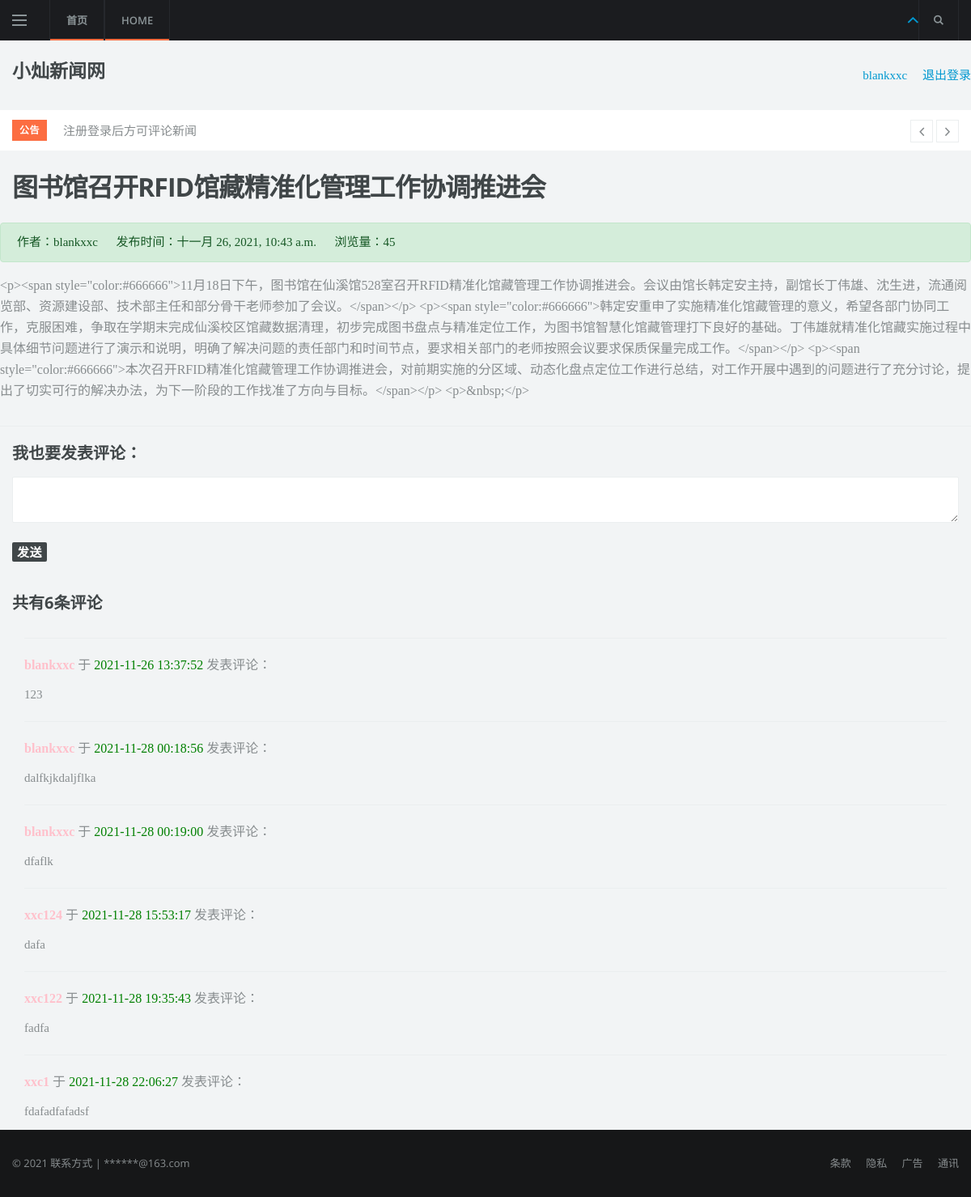
/news-detail/13/ (signed in), run on the app's committed database.
### new/models.py (models this page shows, shortened)
class news(models.Model):
    title = models.CharField('标题', max_length=70)
    excerpt = models.TextField('摘要', max_length=200, blank=True)
    category = models.ForeignKey(Category, on_delete=models.DO_NOTHING, verbose_name='分类', blank=True, null=True)
    tags = models.ManyToManyField(Tag, verbose_name='标签', blank=True)
    img = models.ImageField(upload_to='article_img/%Y/%m/%d/', verbose_name='封面图片', blank=True, null=True)
    content = RichTextUploadingField(verbose_name='正文')
    user = models.ForeignKey(User, on_delete=models.CASCADE, verbose_name='作者')
    tui = models.ForeignKey(Tui, on_delete=models.DO_NOTHING, verbose_name='推荐位', blank=True, null=True)
    views = models.PositiveIntegerField('阅读量', default=0)
    created_time = models.DateTimeField('发布时间', auto_now_add=True)
    modified_time = models.DateTimeField('修改时间', auto_now=True)
    class Meta:
        verbose_name = '文章详情'
        verbose_name_plural = '文章管理'

### comment/models.py (models this page shows, shortened)
class Comment(models.Model):
    new = models.ForeignKey(
        news,
        on_delete=models.CASCADE,
        related_name='comments'
    )
    user = models.ForeignKey(
        User,
        on_delete=models.CASCADE,
        related_name='comments'
    )
    content = models.TextField()
    created = models.DateTimeField(auto_now_add=True)
    class Meta:
        ordering = ('created',)

### new/views.py (the view)
# urls.py: path('news-detail/<int:id>/', views.news_detail, name='news_detail'),
def news_detail(request, id):
    new = news.objects.get(id=id)
    new.views += 1
    new.save(update_fields=['views'])
    new = news.objects.get(id=id)
    comments = Comment.objects.filter(new=id)
    context = {'new': new, 'comments': comments, }
    return render(request, 'news/detail.html', context)

### templates/news/detail.html (shortened to what this page needs)
{% extends "base.html" %}
{% load static %}
{% block content %}
<div class="container">
    <div class="row">
        <h1 class="col-12 mt-4 mb-4">{{ new.title }}</h1>
        <div class="col-12 alert alert-success">作者：{{ new.user }} &nbsp;&nbsp;&nbsp;&nbsp; 发布时间：{{ new.created_time }}
            &nbsp;&nbsp;&nbsp;&nbsp; 浏览量：{{ new.views }}
        </div>
        <div  >
            <p >{{new.content}}</p>
        </div>
    </div>
</div>
<hr>
{% if user.is_authenticated %}
<div class="container">
    <div class="col-24">
        <form
                action="{% url 'comment:post_comment' new.id %}"
                method="POST"
        >
            <div class="form-group">
                <label for="content">
                    <h4>
                        我也要发表评论：
                    </h4>
                </label>
                <textarea
                        type="text"
                        class="form-control"
                        id="content"
                        name="content"
                        rows="2"></textarea> </label>
            </div>
            <button type="submit" class="btn btn-primary ">发送</button>
        </form>
    </div>
    <br>
    {% else %}
    <br>
    <h5 class="row justify-content-center">
        请<a href="{% url 'userprofile:login' %}">登录</a>后回复
    </h5>
    <br>
    {% endif %}
    <div class="container">
        <div class="row">
            <h4>共有{{ comments.count }}条评论</h4>
        </div>
        {% for comment in comments %}
        <hr>
        <p>
            <strong style="color: pink">
                {{ comment.user }}
            </strong> 于
            <span style="color: green">
                    {{ comment.created|date:"Y-m-d H:i:s" }}
                </span> 发表评论：
        <p style="font-family: inherit; font-size: 1em;">
            {{ comment.content }}</p>
        </p>
        {% endfor %}
    </div>
</div>
{% endblock content %}

### templates/header.html (shortened to what this page needs)
<body class="bg-light">
<main class="main oh" id="main">
    <header class="nav">
        <div class="nav__holder nav--sticky">
            <div class="container relative">
                <div class="flex-parent">
                    <button class="nav-icon-toggle" id="nav-icon-toggle" aria-label="Open side menu">
              <span class="nav-icon-toggle__box">
                <span class="nav-icon-toggle__inner"></span>
              </span>
                    </button>
                    <nav class="flex-child nav__wrap d-none d-lg-block">
                        <ul class="nav__menu">
                            <li class="active">
                                <a href=' http://127.0.0.1:8000/ '>首页</a>
                            </li>
                            <li class="active">
                                <a href="http://127.0.0.1:8000/">HOME</a>
                            </li>
                        </ul>
                    </nav>
                    <div class="nav__right nav--align-right d-lg-flex">
                        <div >
                                <a href="#top" ><i class="ui-arrow-up"></i></a>
                        </div>
                        <div class="nav__right-item nav__search">
                            <a href="#" class="nav__search-trigger" id="nav__search-trigger">
                                <i class="ui-search nav__search-trigger-icon"></i>
                            </a>
                        </div>
                    </div>
                </div>
            </div>
        </div>
    </header>
    <div class="header">
        <div class="container">
            <div class="flex-parent align-items-center">
                <a href="http://127.0.0.1:8000/" class="logo d-none d-lg-block" >
                    <h3>小灿新闻网</h3>
                </a>
                <div class="text-center">
                    <ul class="row">
                        {% if user.is_authenticated %}
                        <li class="nav-item dropdown">
                            <a class="nav-link dropdown-toggle" href="#" id="navbarDropdown" role="button"
                               data-toggle="dropdown" aria-haspopup="true" aria-expanded="false" font_size=25>
                                {{ user.username }}&nbsp&nbsp&nbsp&nbsp&nbsp
                            </a>
                        <li class="nav-item">
                            <a class="nav-link" href='{% url "userprofile:logout" %}'>退出登录</a>
                        </li>
                        </li>
                        {% else %}
                        <li class="nav-item">
                            <a class="nav-link" href="{% url 'userprofile:login' %}">登录</a>
                        </li>
                        {% endif %}
                    </ul>
                </div>
            </div>
        </div>
    </div>
    <div class="trending-now">
        <div class="container relative">
            <span class="trending-now__label">公告</span>
            <ul class="newsticker">
                <li class="newsticker__item"><a  class="newsticker__item-url">注册登录后方可评论新闻</a></li>
            </ul>
            <div class="newsticker-buttons">
                <button class="newsticker-button newsticker-button--prev" id="newsticker-button--prev"
                        aria-label="next article"><i class="ui-arrow-left"></i></button>
                <button class="newsticker-button newsticker-button--next" id="newsticker-button--next"
                        aria-label="previous article"><i class="ui-arrow-right"></i></button>
            </div>
        </div>
    </div>
</main>

### data on the page
news: title "图书馆召开RFID馆藏精准化管理工作协调推进会", user "blankxxc", created_time "十一月 26, 2021, 10:43 a.m.", views "45", content "<p><span style=\"color:#666666\">11月18日下午，图书馆在仙溪馆528室召开RFID精准化馆藏管理工作协调推进会。会议由馆长韩定安主持，副馆长丁伟雄、沈生进，流通阅览部、资源建设部、技术部主任和部分骨干老师参加了会议。</span></p> <p><span style=\"color:#666666\">韩定安重申了实施精准化馆藏管理的意义，希望各部门协同工作，克服困难，争取在学期末完成仙溪校区馆藏数据清理，初步完成图书盘点与精准定位工作，为图书馆智慧化馆藏管理打下良好的基础。丁伟雄就精准化馆藏实施过程中具体细节问题进行了演示和说明，明确了解决问题的责任部门和时间节点，要求相关部门的老师按照会议要求保质保量完成工作。</span></p> <p><span style=\"color:#666666\">本次召开RFID精准化馆藏管理工作协调推进会，对前期实施的分区域、动态化盘点定位工作进行总结，对工作开展中遇到的问题进行了充分讨论，提出了切实可行的解决办法，为下一阶段的工作找准了方向与目标。</span></p> <p>&nbsp;</p>"
Comment: user "blankxxc", created "2021-11-26 13:37:52", content "123"
Comment: user "blankxxc", created "2021-11-28 00:18:56", content "dalfkjkdaljflka"
Comment: user "blankxxc", created "2021-11-28 00:19:00", content "dfaflk"
Comment: user "xxc124", created "2021-11-28 15:53:17", content "dafa"
Comment: user "xxc122", created "2021-11-28 19:35:43", content "fadfa"
Comment: user "xxc1", created "2021-11-28 22:06:27", content "fdafadfafadsf"

### other printed values
{{ user.username }} "blankxxc"
{{ comments.count }} "6"
